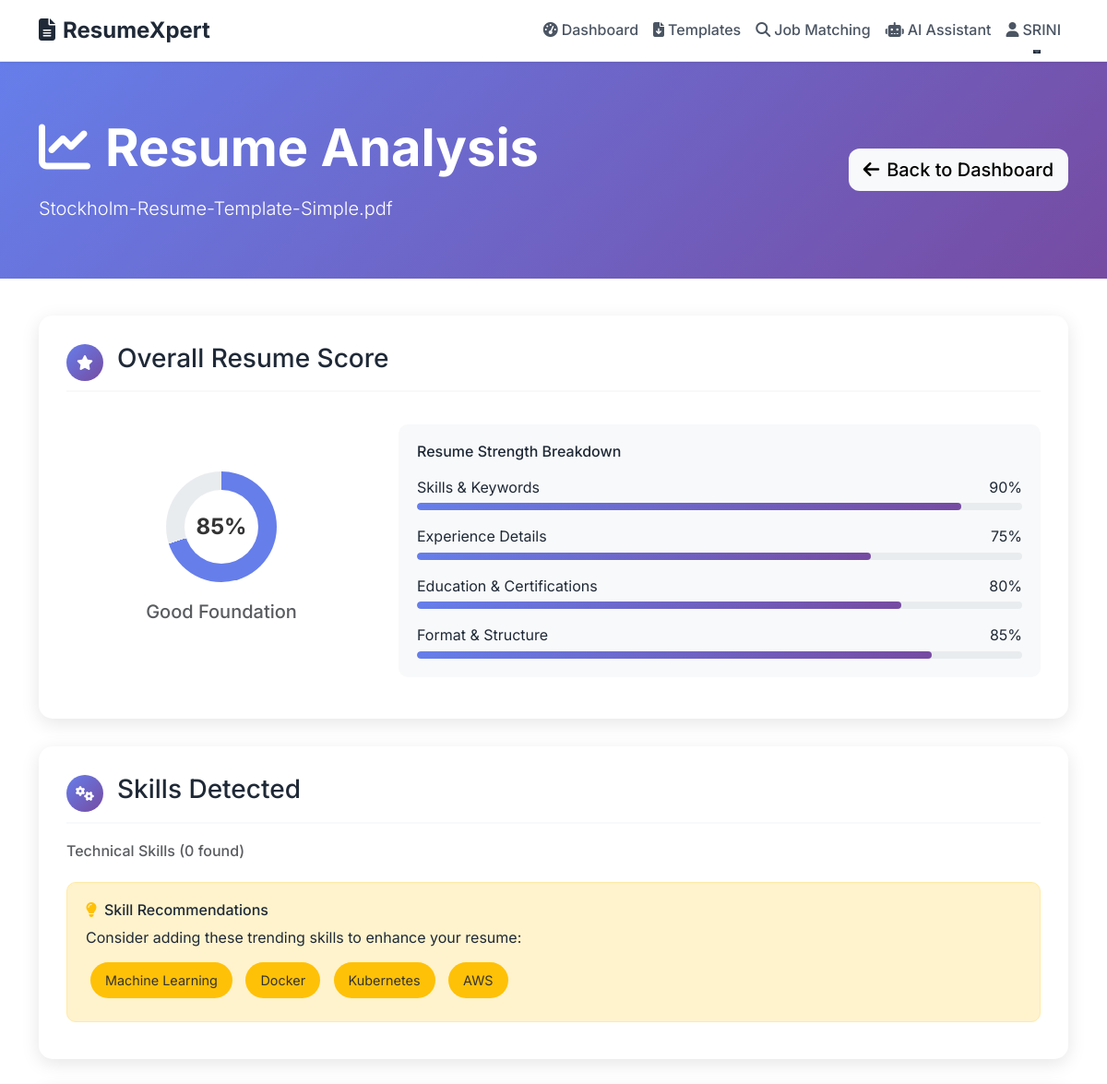
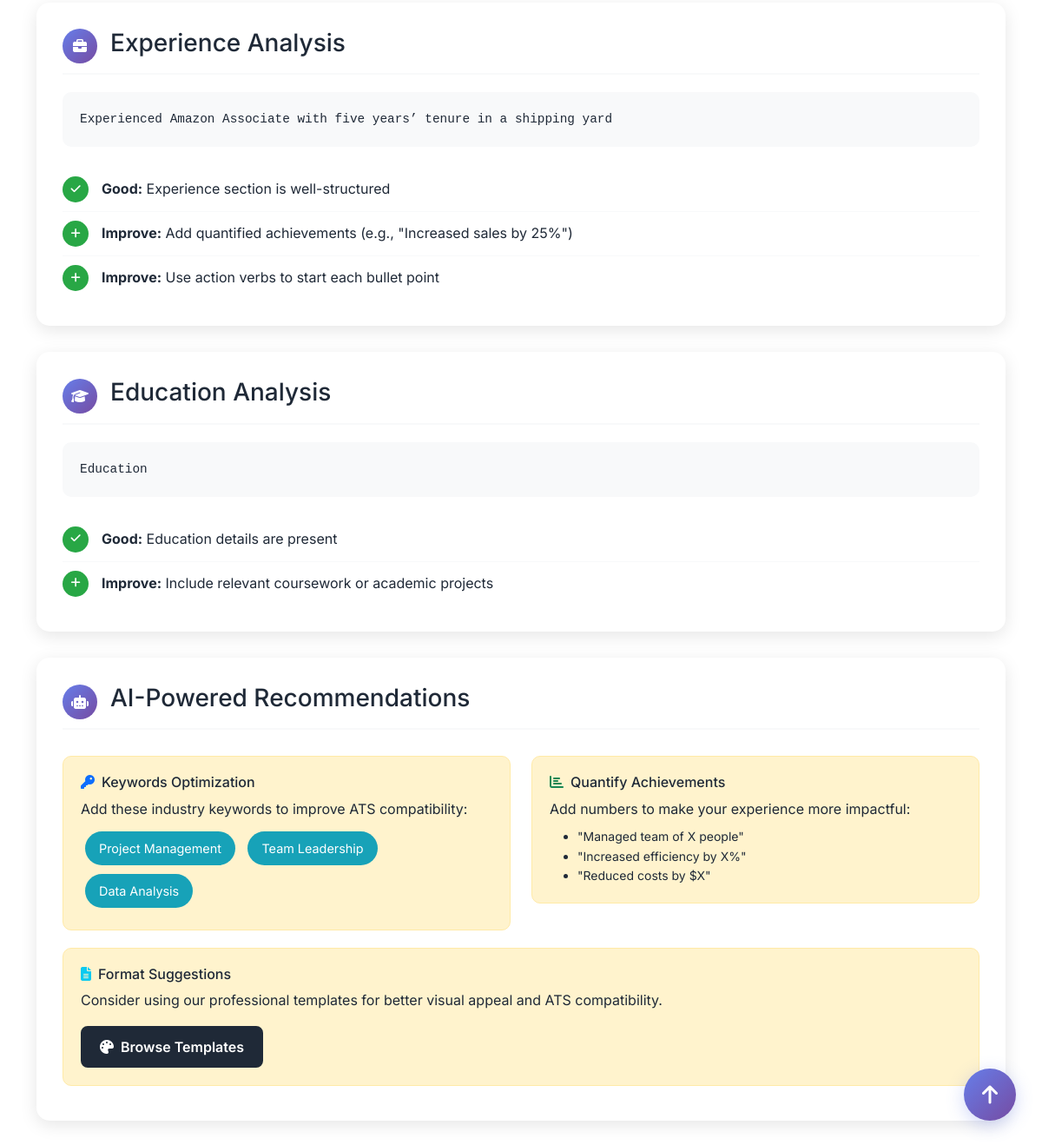
The app's page /analyze/5 (signed in) with its own data (2 pictures, top to bottom).
### tables this page shows
CREATE TABLE resumes (
            id INTEGER PRIMARY KEY AUTOINCREMENT,
            user_id INTEGER,
            filename TEXT NOT NULL,
            original_filename TEXT NOT NULL,
            file_path TEXT NOT NULL,
            skills TEXT,
            experience TEXT,
            education TEXT,
            analysis_data TEXT,
            created_at TIMESTAMP DEFAULT CURRENT_TIMESTAMP,
            FOREIGN KEY (user_id) REFERENCES users (id)
        );

### app.py (the view)
@app.route('/analyze/<int:resume_id>')
@login_required
def analyze_resume(resume_id):
    conn = get_db_connection()
    resume = conn.execute(
        'SELECT * FROM resumes WHERE id = ? AND user_id = ?',
        (resume_id, session['user_id'])
    ).fetchone()
    conn.close()
    if not resume:
        flash('Resume not found', 'error')
        return redirect(url_for('dashboard'))
    analysis_data = json.loads(resume['analysis_data']) if resume['analysis_data'] else {}
    return render_template('resume_analysis.html', resume=resume, analysis=analysis_data)

### app.py (called while the page is built)
def login_required(f):
    @wraps(f)
    def decorated_function(*args, **kwargs):
        if 'user_id' not in session:
            return redirect(url_for('login'))
        return f(*args, **kwargs)
    return decorated_function

def get_db_connection():
    conn = sqlite3.connect('resumexpert.db')
    conn.row_factory = sqlite3.Row
    return conn

### templates/resume_analysis.html (shortened to what this page needs)
{% extends "base.html" %}
{% block content %}
<section class="analysis-hero">
    <div class="container">
        <div class="row align-items-center">
            <div class="col-lg-8">
                <h1 class="display-4 fw-bold mb-3">
                    <i class="fas fa-chart-line me-3"></i>Resume Analysis
                </h1>
                <p class="lead mb-0">{{ resume.original_filename }}</p>
            </div>
            <div class="col-lg-4 text-lg-end">
                <a href="{{ url_for('dashboard') }}" class="btn btn-light btn-lg">
                    <i class="fas fa-arrow-left me-2"></i>Back to Dashboard
                </a>
            </div>
        </div>
    </div>
</section>
<div class="container">
    <div class="analysis-card animate-slide-up">
        <div class="section-header">
            <div class="section-icon">
                <i class="fas fa-star"></i>
            </div>
            <h3>Overall Resume Score</h3>
        </div>
        <div class="row align-items-center">
            <div class="col-md-4 text-center">
                <div class="score-circle" style="--score-angle: 252deg;">
                    <div class="score-text">85%</div>
                </div>
                <h5 class="text-muted">Good Foundation</h5>
            </div>
            <div class="col-md-8">
                <div class="progress-container">
                    <h6 class="mb-3">Resume Strength Breakdown</h6>
                    <div class="mb-3">
                        <div class="d-flex justify-content-between mb-1">
                            <span>Skills & Keywords</span>
                            <span>90%</span>
                        </div>
                        <div class="progress">
                            <div class="progress-bar-custom" style="width: 90%"></div>
                        </div>
                    </div>
                    <div class="mb-3">
                        <div class="d-flex justify-content-between mb-1">
                            <span>Experience Details</span>
                            <span>75%</span>
                        </div>
                        <div class="progress">
                            <div class="progress-bar-custom" style="width: 75%"></div>
                        </div>
                    </div>
                    <div class="mb-3">
                        <div class="d-flex justify-content-between mb-1">
                            <span>Education & Certifications</span>
                            <span>80%</span>
                        </div>
                        <div class="progress">
                            <div class="progress-bar-custom" style="width: 80%"></div>
                        </div>
                    </div>
                    <div>
                        <div class="d-flex justify-content-between mb-1">
                            <span>Format & Structure</span>
                            <span>85%</span>
                        </div>
                        <div class="progress">
                            <div class="progress-bar-custom" style="width: 85%"></div>
                        </div>
                    </div>
                </div>
            </div>
        </div>
    </div>
    <div class="analysis-card animate-slide-up">
        <div class="section-header">
            <div class="section-icon">
                <i class="fas fa-cogs"></i>
            </div>
            <h3>Skills Detected</h3>
        </div>
        <div class="mb-4">
            <h6 class="text-muted mb-3">Technical Skills ({{ analysis.skills|length }} found)</h6>
        </div>
        <div class="suggestion-card">
            <h6 class="mb-2">
                <i class="fas fa-lightbulb me-2 text-warning"></i>Skill Recommendations
            </h6>
            <p class="mb-0">Consider adding these trending skills to enhance your resume:</p>
            <div class="mt-2">
                <span class="skill-tag" style="background: #ffc107; color: #333;">Machine Learning</span>
                <span class="skill-tag" style="background: #ffc107; color: #333;">Docker</span>
                <span class="skill-tag" style="background: #ffc107; color: #333;">Kubernetes</span>
                <span class="skill-tag" style="background: #ffc107; color: #333;">AWS</span>
            </div>
        </div>
    </div>
    <div class="analysis-card animate-slide-up">
        <div class="section-header">
            <div class="section-icon">
                <i class="fas fa-briefcase"></i>
            </div>
            <h3>Experience Analysis</h3>
        </div>
        {% if analysis.experience %}
        <div class="text-content mb-4">
            {{ analysis.experience }}
        </div>
        <div class="improvement-list">
            <li>
                <div class="improvement-icon">
                    <i class="fas fa-check"></i>
                </div>
                <div>
                    <strong>Good:</strong> Experience section is well-structured
                </div>
            </li>
            <li>
                <div class="improvement-icon">
                    <i class="fas fa-plus"></i>
                </div>
                <div>
                    <strong>Improve:</strong> Add quantified achievements (e.g., "Increased sales by 25%")
                </div>
            </li>
            <li>
                <div class="improvement-icon">
                    <i class="fas fa-plus"></i>
                </div>
                <div>
                    <strong>Improve:</strong> Use action verbs to start each bullet point
                </div>
            </li>
        </div>
        {% else %}
        <div class="alert alert-info">
            <i class="fas fa-info-circle me-2"></i>
            No experience section detected in the resume.
        </div>
        {% endif %}
    </div>
    <div class="analysis-card animate-slide-up">
        <div class="section-header">
            <div class="section-icon">
                <i class="fas fa-graduation-cap"></i>
            </div>
            <h3>Education Analysis</h3>
        </div>
        {% if analysis.education %}
        <div class="text-content mb-4">
            {{ analysis.education }}
        </div>
        <div class="improvement-list">
            <li>
                <div class="improvement-icon">
                    <i class="fas fa-check"></i>
                </div>
                <div>
                    <strong>Good:</strong> Education details are present
                </div>
            </li>
            <li>
                <div class="improvement-icon">
                    <i class="fas fa-plus"></i>
                </div>
                <div>
                    <strong>Improve:</strong> Include relevant coursework or academic projects
                </div>
            </li>
        </div>
        {% else %}
        <div class="alert alert-info">
            <i class="fas fa-info-circle me-2"></i>
            No education section detected in the resume.
        </div>
        {% endif %}
    </div>
    <div class="analysis-card animate-slide-up">
        <div class="section-header">
            <div class="section-icon">
                <i class="fas fa-robot"></i>
            </div>
            <h3>AI-Powered Recommendations</h3>
        </div>
        <div class="row">
            <div class="col-md-6">
                <div class="suggestion-card">
                    <h6 class="mb-2">
                        <i class="fas fa-key me-2 text-primary"></i>Keywords Optimization
                    </h6>
                    <p class="mb-2">Add these industry keywords to improve ATS compatibility:</p>
                    <div>
                        <span class="skill-tag" style="background: #17a2b8;">Project Management</span>
                        <span class="skill-tag" style="background: #17a2b8;">Team Leadership</span>
                        <span class="skill-tag" style="background: #17a2b8;">Data Analysis</span>
                    </div>
                </div>
            </div>
            <div class="col-md-6">
                <div class="suggestion-card">
                    <h6 class="mb-2">
                        <i class="fas fa-chart-bar me-2 text-success"></i>Quantify Achievements
                    </h6>
                    <p class="mb-2">Add numbers to make your experience more impactful:</p>
                    <ul class="small mb-0">
                        <li>"Managed team of X people"</li>
                        <li>"Increased efficiency by X%"</li>
                        <li>"Reduced costs by $X"</li>
                    </ul>
                </div>
            </div>
        </div>
        <div class="suggestion-card">
            <h6 class="mb-2">
                <i class="fas fa-file-alt me-2 text-info"></i>Format Suggestions
            </h6>
            <p class="mb-0">Consider using our professional templates for better visual appeal and ATS compatibility.</p>
            <div class="mt-3">
                <a href="{{ url_for('templates') }}" class="btn btn-primary">
                    <i class="fas fa-palette me-2"></i>Browse Templates
                </a>
            </div>
        </div>
    </div>
</div>
<div class="floating-action-btn" onclick="scrollToTop()" title="Scroll to top">
    <i class="fas fa-arrow-up"></i>
</div>
{% endblock %}

### static/css/style.css (style rules this page uses)
:root { --primary-color: #1f2937; --primary-dark: #111827; --secondary-color: #6b7280; --accent-color: #1f2937; --success-color: #059669; --warning-color: #d97706; --danger-color: #dc2626; --info-color: #0891b2; --light-color: #ffffff; --dark-color: #1f2937; --text-primary: #111827; --text-secondary: #6b7280; --text-muted: #9ca3af; --border-color: #e5e7eb; --border-radius: 12px; --box-shadow: 0 4px 6px rgba(0, 0, 0, 0.05); --box-shadow-lg: 0 10px 25px rgba(0, 0, 0, 0.1); --transition: all 0.3s cubic-bezier(0.4, 0, 0.2, 1); --transition-fast: all 0.2s cubic-bezier(0.4, 0, 0.2, 1); --transition-slow: all 0.6s cubic-bezier(0.4, 0, 0.2, 1); }
body { font-family: 'Inter', -apple-system, BlinkMacSystemFont, 'Segoe UI', Roboto, sans-serif; line-height: 1.6; color: var(--text-primary); background-color: var(--light-color); transition: var(--transition); font-weight: 400; }
.btn { border-radius: var(--border-radius); font-weight: 500; transition: var(--transition); border: none; position: relative; overflow: hidden; }
.btn::before { content: ''; position: absolute; top: 50%; left: 50%; width: 0; height: 0; background: rgba(255,255,255,0.2); border-radius: 50%; transition: var(--transition); transform: translate(-50%, -50%); }
.btn-primary { background: var(--primary-color); border: 1px solid var(--primary-color); color: white; font-weight: 500; transition: var(--transition); }
.progress { height: 8px; border-radius: 4px; background: #e9ecef; overflow: hidden; }
.skill-tag { background: linear-gradient(135deg, var(--primary-color) 0%, var(--secondary-color) 100%); color: white; padding: 0.5rem 1rem; border-radius: 20px; display: inline-block; margin: 0.25rem; font-size: 0.9rem; transition: var(--transition); }

### templates/base.html (style rules this page uses)
:root { --primary-color: #1f2937; --primary-dark: #111827; --secondary-color: #6b7280; --light-color: #f8fafc; --dark-color: #1f2937; --white-color: #ffffff; --gray-50: #f9fafb; --gray-100: #f3f4f6; --gray-200: #e5e7eb; --gray-300: #d1d5db; --gray-400: #9ca3af; --gray-500: #6b7280; --gray-600: #4b5563; --gray-700: #374151; --gray-800: #1f2937; --gray-900: #111827; --shadow: 0 4px 6px rgba(0, 0, 0, 0.05); --shadow-lg: 0 10px 25px rgba(0, 0, 0, 0.1); --transition: all 0.3s cubic-bezier(0.4, 0, 0.2, 1); }
body { background-color: var(--white-color); color: var(--dark-color); transition: var(--transition); font-family: 'Inter', -apple-system, BlinkMacSystemFont, 'Segoe UI', Roboto, sans-serif; line-height: 1.6; }
.btn-primary { background: var(--primary-color); border: 2px solid var(--primary-color); border-radius: 8px; padding: 10px 20px; font-weight: 600; transition: var(--transition); color: white; }

### records on screen
resumes: original_filename "Stockholm-Resume-Template-Simple.pdf", experience "Experienced Amazon Associate with five years’ tenure in a shipping yard", education "Education"

### other values on screen
{{ session.username }} "SRINI"
{{ analysis.skills|length }} "0"
